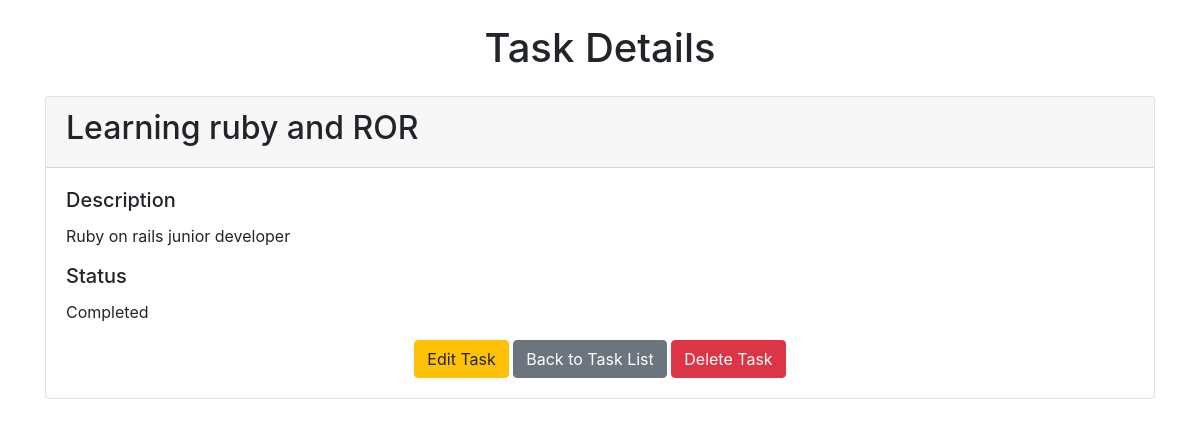
The page /task/2/ on the database its author committed.
### tasks/models.py (models this page shows, shortened)
class Task(models.Model):
    title = models.CharField(max_length=200)
    description = models.TextField()
    STATUS_CHOICES = [
        ('not_started', 'Not Started'),
        ('in_progress', 'In Progress'),
        ('completed', 'Completed'),
    ]
    status = models.CharField(max_length=20, choices=STATUS_CHOICES, default='not_started')

### tasks/views.py (the view)
# urls.py: path('task/<int:task_id>/', views.task_detail, name='task_detail'),
def task_detail(request, task_id):
    task = get_object_or_404(Task, id=task_id)
    return render(request, 'tasks/task_detail.html', {'task': task})

### tasks/templates/tasks/task_detail.html
{% extends 'base.html' %}
{% block content %}
<div class="container my-4">
    <h1 class="text-center mb-4">Task Details</h1>
    <div class="card">
        <div class="card-header">
            <h2>{{ task.title }}</h2>
        </div>
        <div class="card-body">
            <h5 class="card-title">Description</h5>
            <p class="card-text">{{ task.description }}</p>
            <h5 class="card-title">Status</h5>
            <p class="card-text">
                {% if task.status == 'not_started' %}
                    Not Started
                {% elif task.status == 'in_progress' %}
                    In Progress
                {% elif task.status == 'completed' %}
                    Completed
                {% endif %}
            </p>
            <div class="text-center">
                <a href="{% url 'task_update' task.id %}" class="btn btn-warning">Edit Task</a>
                <a href="{% url 'task_list' %}" class="btn btn-secondary">Back to Task List</a>
                <a href="{% url 'task_delete' task.id %}" class="btn btn-danger" onclick="return confirm('Are you sure you want to delete this task?');">Delete Task</a>
            </div>
        </div>
    </div>
</div>
{% endblock %}

### rows shown on the page
Task: title "Learning ruby and ROR", description "Ruby on rails junior developer"
